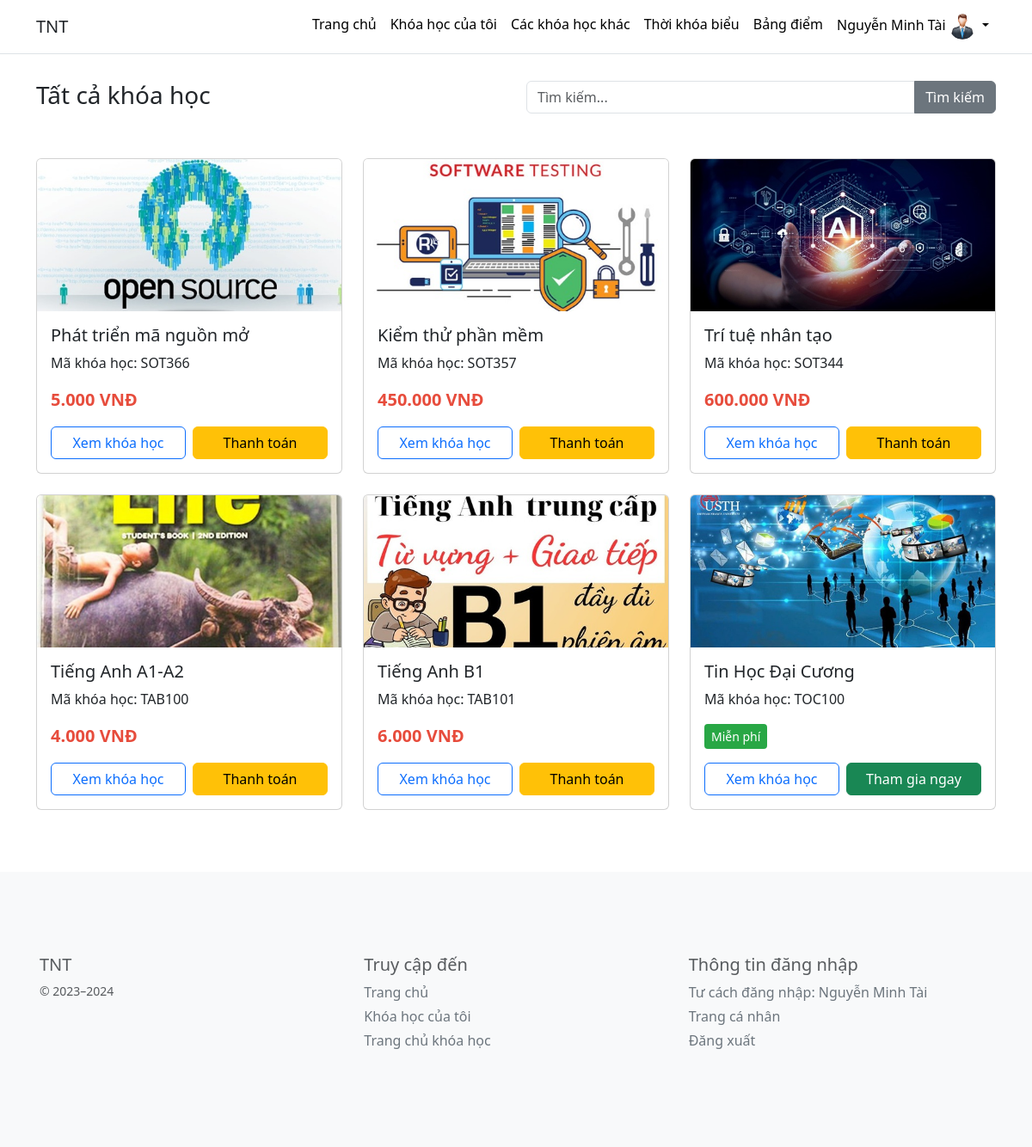
The app's page /student/index.php (signed in) with its own data.
### tables this page shows
CREATE TABLE `user` (
  `user_id` bigint(20) NOT NULL,
  `full_name` varchar(50) NOT NULL,
  `date_of_birth` date NOT NULL,
  `gender` char(1) NOT NULL,
  `address` varchar(255) NOT NULL,
  `phone` varchar(15) NOT NULL,
  `email` varchar(255) NOT NULL,
  `citizen_id` varchar(15) NOT NULL,
  `image` varchar(255) DEFAULT NULL,
  `verification_code` varchar(10) NOT NULL,
  `email_verified_at` datetime DEFAULT NULL
);

CREATE TABLE `course` (
  `course_id` int(11) NOT NULL,
  `course_background` varchar(255) DEFAULT NULL,
  `course_code` varchar(10) NOT NULL,
  `course_name` varchar(255) NOT NULL,
  `course_description` text NOT NULL,
  `teacher_id` bigint(20) NOT NULL,
  `start_date` date NOT NULL,
  `end_date` date NOT NULL,
  `status` char(1) NOT NULL,
  `price` decimal(10,2) NOT NULL DEFAULT 0.00
);

### student/index.php (the view, shortened to what this page needs)
<?php
include('layout.php');
include_once('../config/connect.php');
if ($_SERVER["REQUEST_METHOD"] == "POST" && isset($_POST['timkiem'])) {
    $tukhoa = $_POST['tukhoa'];
    $keyword = strtolower(trim($tukhoa));
    $keyword = str_replace(' ', '', $keyword);
    $sql = "SELECT * FROM course
            WHERE LOWER(REPLACE(REPLACE(REPLACE(REPLACE(course_name, ' ', ''), 'Đ', 'D'),'đ','d'), ' ', '')) LIKE '%$keyword%'
            OR course_name LIKE '%$tukhoa%'";
    $result = mysqli_query($dbconnect, $sql);
} else {
    $sql = "SELECT * FROM course";
    $result = mysqli_query($dbconnect, $sql);
}
?>
<!DOCTYPE html>
<html lang="en">
<head>
</head>
<body>
    <header class="container mt-4">
        <div class="row">
            <div class="col-md-6">
                <h3>Tất cả khóa học</h3>
            </div>
            <div class="col-md-6">
                <form action="index.php" method="POST">
                    <div class="input-group">
                        <input type="search" class="form-control" placeholder="Tìm kiếm..." name="tukhoa">
                        <button class="btn btn-secondary rounded-end" type="submit" name="timkiem" value="find">Tìm kiếm</button>
                    </div>
                </form>
            </div>
        </div>
    </header>
    <div class="container mt-5">
        <div class="row">
            <?php
            if (mysqli_num_rows($result) > 0) {
                mysqli_data_seek($result, 0);
                while ($row = mysqli_fetch_array($result)) {
                    $is_free = $row['price'] == 0;
                    $has_joined = false;
                    if (isset($_SESSION['user_id'])) {
                        $user_id = $_SESSION['user_id'];
                        $course_id = $row['course_id'];
                        $check_joined_sql = "SELECT * FROM course_member
                                            WHERE student_id = $user_id
                                            AND course_id = $course_id";
                        $joined_result = mysqli_query($dbconnect, $check_joined_sql);
                        $has_joined = mysqli_num_rows($joined_result) > 0;
                    }
            ?>
                    <div class="col-md-4 mb-4">
                        <div class="card h-100">
                            <div class="custom-card">
                                <img src="<?php echo "../assets/file/course_background/" . $row['course_background'] ?>" class="card-img-top" alt="Course Image">
                            </div>
                            <div class="card-body d-flex flex-column">
                                <h5 class="card-title"><?php echo $row['course_name']; ?></h5>
                                <p class="card-text">
                                    Mã khóa học: <?php echo $row['course_code']; ?><br>
                                </p>
                                <div class="mt-auto">
                                    <div class="d-flex justify-content-between align-items-center mb-3">
                                        <?php if ($is_free): ?>
                                            <span class="free-badge">Miễn phí</span>
                                        <?php else: ?>
                                            <span class="price-tag"><?php echo number_format($row['price'], 0, ',', '.'); ?> VNĐ</span>
                                        <?php endif; ?>
                                    </div>
                                    <div class="btn-group-custom">
                                        <a class="btn btn-outline-primary" href="course_preview.php?id=<?php echo $row['course_id']; ?>">
                                            Xem khóa học
                                        </a>
                                        <?php if (isset($_SESSION['user_id'])) { ?>
                                            <?php if ($has_joined): ?>
                                                <a class="btn btn-joined" href="course/index.php?id=<?php echo $row['course_id']; ?>">
                                                    Đã tham gia
                                                </a>
                                            <?php else: ?>
                                                <?php if ($is_free): ?>
                                                    <a class="btn btn-success" href="join_free_course.php?course_id=<?php echo $row['course_id']; ?>">
                                                        Tham gia ngay
                                                    </a>
                                                <?php else: ?>
                                                    <a class="btn btn-warning" href="../payment/payment.php?course_id=<?php echo $row['course_id']; ?>">Thanh toán</a>
                                                <?php endif; ?>
                                            <?php endif; ?>
                                        <?php } ?>
                                    </div>
                                </div>
                            </div>
                        </div>
                    </div>
            <?php
                }
            } else {
                echo "<div class='col-12'><p class='text-center'>Không tìm thấy khóa học nào.</p></div>";
            }
            ?>
        </div>
    </div>
    <?php include("../footer.php"); ?>
</body>
</html>

### student/layout.php (shortened to what this page needs)
<?php
include_once('../config/connect.php');
if (isset($_SESSION['full_name'])) {
    $username_now = $_SESSION['full_name'];
} else {
    $username_now = "User not logged in";
}
$student_id = $_SESSION['user_id'];
$sql_profile = "SELECT image FROM user WHERE user_id = $student_id";
$result_profile = mysqli_query($dbconnect, $sql_profile);
$row_profile = mysqli_fetch_assoc($result_profile);
?>
<!DOCTYPE html>
<html lang="en">
<head>
    <link rel="stylesheet" href="https://cdn.jsdelivr.net/npm/bootstrap@5.3.0/dist/css/bootstrap.min.css">
</head>
<body class="with-navbar">
    <nav class="navbar navbar-expand-lg bg-white border-bottom fixed-top">
        <div class="container">
            <a class="navbar-brand text-dark" href="#">TNT</a>
            <div class="collapse navbar-collapse" id="navbarNav">
                <ul class="navbar-nav ms-auto">
                    <li class="nav-item">
                        <a class="nav-link" href="index.php">Trang chủ</a>
                    </li>
                    <li class="nav-item">
                        <a class="nav-link" href="courses.php">Khóa học của tôi</a>
                    </li>
                    <li class="nav-item">
                        <a class="nav-link" href="othercourses.php">Các khóa học khác</a>
                    </li>
                    <li class="nav-item">
                        <a class="nav-link" href="schedule.php">Thời khóa biểu</a>
                    </li>
                    <li class="nav-item">
                        <a class="nav-link" href="grade.php">Bảng điểm</a>
                    </li>
                    <li class="nav-item dropdown">
                        <a class="nav-link dropdown-toggle" href="#" id="navbarDropdown"
                           role="button" data-bs-toggle="dropdown" aria-expanded="false">
                            <?php echo $username_now; ?>
                            <img src="../assets/images/<?php echo $row_profile['image']; ?>" alt="Avatar" class="rounded-circle" width="30" height="30">
                        </a>
                    </li>
                </ul>
            </div>
        </div>
    </nav>
    <main class="main-container">
</body>
</html>

### student/layout.php (style rules this page uses)
body { padding-top: 70px; background-color: white; }
.navbar-nav .nav-link { padding: 8px 14px; border-radius: 6px; color: #000 !important; transition: background-color 0.2s ease; }
.main-container { min-height: calc(100vh - 70px); }

### student/index.php (style rules this page uses)
.custom-card { width: 100%; height: 0; padding-top: 50%; position: relative; }
.custom-card img { position: absolute; top: 0; left: 0; width: 100%; height: 100%; object-fit: cover; }
.price-tag { font-size: 1.25rem; font-weight: bold; color: #e74c3c; }
.free-badge { background-color: #28a745; color: white; padding: 0.25rem 0.5rem; border-radius: 0.25rem; font-size: 0.875rem; }
.btn-group-custom { display: flex; gap: 0.5rem; flex-wrap: wrap; }
.btn-group-custom .btn { flex: 1; min-width: 120px; }

### records on screen
user: image (picture)
course: course_background (picture), course_name "Phát triển mã nguồn mở", course_code "SOT366", price "5.000"
course: course_background (picture), course_name "Kiểm thử phần mềm", course_code "SOT357", price "450.000"
course: course_background (picture), course_name "Trí tuệ nhân tạo", course_code "SOT344", price "600.000"
course: course_background (picture), course_name "Tiếng Anh A1-A2", course_code "TAB100", price "4.000"
course: course_background (picture), course_name "Tiếng Anh B1", course_code "TAB101", price "6.000"
course: course_background (picture), course_name "Tin Học Đại Cương", course_code "TOC100", price "Miễn phí"

### other values on screen
$username_now "Nguyễn Minh Tài"
